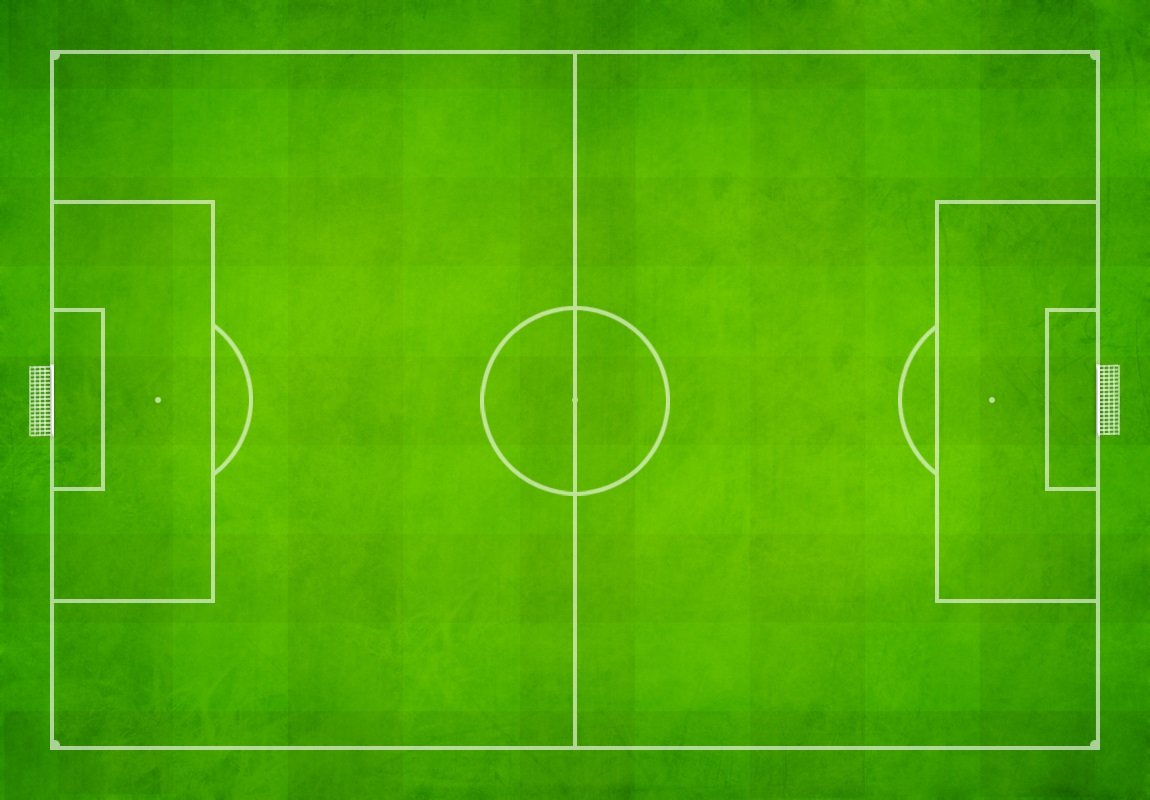
#> input picture hough_transform/pitch.jpg, 1150 x 800 px
$ python test.py
#> lines starting #> are read from the running program, lines starting #| are printed output that depends on the picture
#> further down, img is the input picture: shape (800, 1150, 3); mean R, G, B 81.7, 171, 6.4
import numpy as np
import imageio.v2 as imageio
import math
from tqdm import trange

def rgb2gray(rgb):
    return np.dot(rgb[..., :3], [0.299, 0.587, 0.114]).astype(np.uint8)
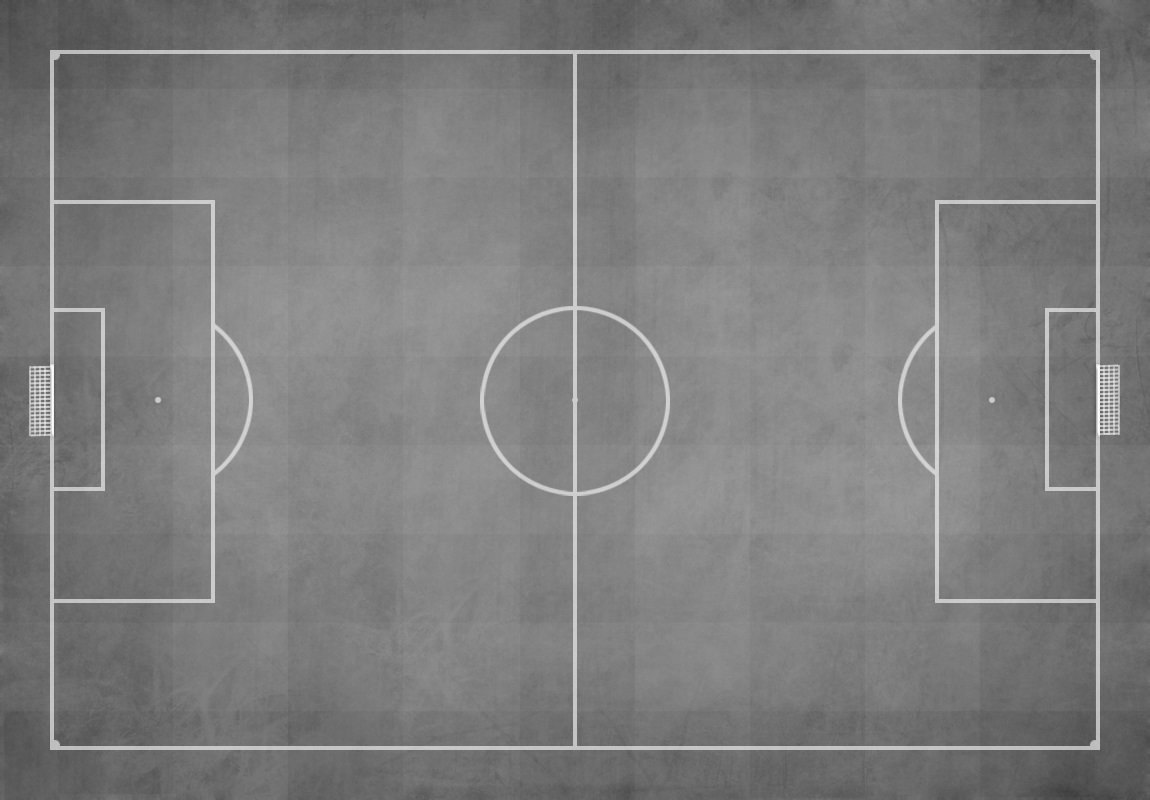
#> returned value: shape (800, 1150); min 62, max 253, mean 125


def hough_line(img, angle_step=1, lines_are_white=True, value_threshold=5):
    """
    Hough transform for lines
    Input:
    img - 2D binary image with nonzeros representing edges
    angle_step - Spacing between angles to use every n-th angle
                 between -90 and 90 degrees. Default step is 1.
    lines_are_white - boolean indicating whether lines to be detected are white
    value_threshold - Pixel values above or below the value_threshold are edges
    Returns:
    accumulator - 2D array of the hough transform accumulator
    theta - array of angles used in computation, in radians.
    rhos - array of rho values. Max size is 2 times the diagonal
           distance of the input image.
    """
#> called with angle_step = 1, lines_are_white = True, value_threshold = 5
    # Rho and Theta ranges
    thetas = np.deg2rad(np.arange(-90.0, 90.0, angle_step))
    width, height = img.shape
#> width = 800; height = 1150
    diag_len = int(round(math.sqrt(width * width + height * height)))
#> diag_len = 1401
    rhos = np.linspace(-diag_len, diag_len, diag_len * 2)
#> rhos = 2802 values from -1401 to 1401

    # Cache some resuable values
    cos_t = np.cos(thetas)
    sin_t = np.sin(thetas)
    num_thetas = len(thetas)

    # Hough accumulator array of theta vs rho
    accumulator = np.zeros((2 * diag_len, num_thetas), dtype=np.uint8)
    # (row, col) indexes to edges
    are_edges = img > value_threshold if lines_are_white else img < value_threshold
#> are_edges: shape (800, 1150) bool; every value is 1
    y_idxs, x_idxs = np.nonzero(are_edges)

    # Vote in the hough accumulator
    for i in trange(len(x_idxs)):
        x = x_idxs[i]
        y = y_idxs[i]

        for t_idx in range(num_thetas):
            # Calculate rho. diag_len is added for a positive index
            rho = diag_len + int(round(x * cos_t[t_idx] + y * sin_t[t_idx]))
            accumulator[rho, t_idx] += 1
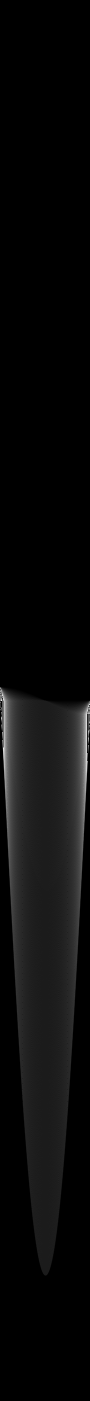
#> accumulator: shape (2802, 180) (shown at 1/2 size); min 0, max 255, mean 10.6

    return accumulator, thetas, rhos


def show_hough_line(img, accumulator, thetas, rhos, save_path=None):
    import matplotlib.pyplot as plt

    fig, ax = plt.subplots(1, 2, figsize=(10, 10))

    ax[0].imshow(img, cmap=plt.cm.gray)
    ax[0].set_title('Input image')
    ax[0].axis('image')

    ax[1].imshow(
        accumulator, cmap='jet',
        extent=[np.rad2deg(thetas[-1]), np.rad2deg(thetas[0]), rhos[-1], rhos[0]])
    ax[1].set_aspect('equal', adjustable='box')
    ax[1].set_title('Hough transform')
    ax[1].set_xlabel('Angles (degrees)')
    ax[1].set_ylabel('Distance (pixels)')
    ax[1].axis('image')

    # plt.axis('off')
    if save_path is not None:
        plt.savefig(save_path, bbox_inches='tight')
    plt.show()


if __name__ == '__main__':
    imgpath = 'pitch.jpg'
    img = imageio.imread(imgpath)
    if img.ndim == 3:
        img = rgb2gray(img)
#> (the run stopped early here; a loop or call above may not have finished)
